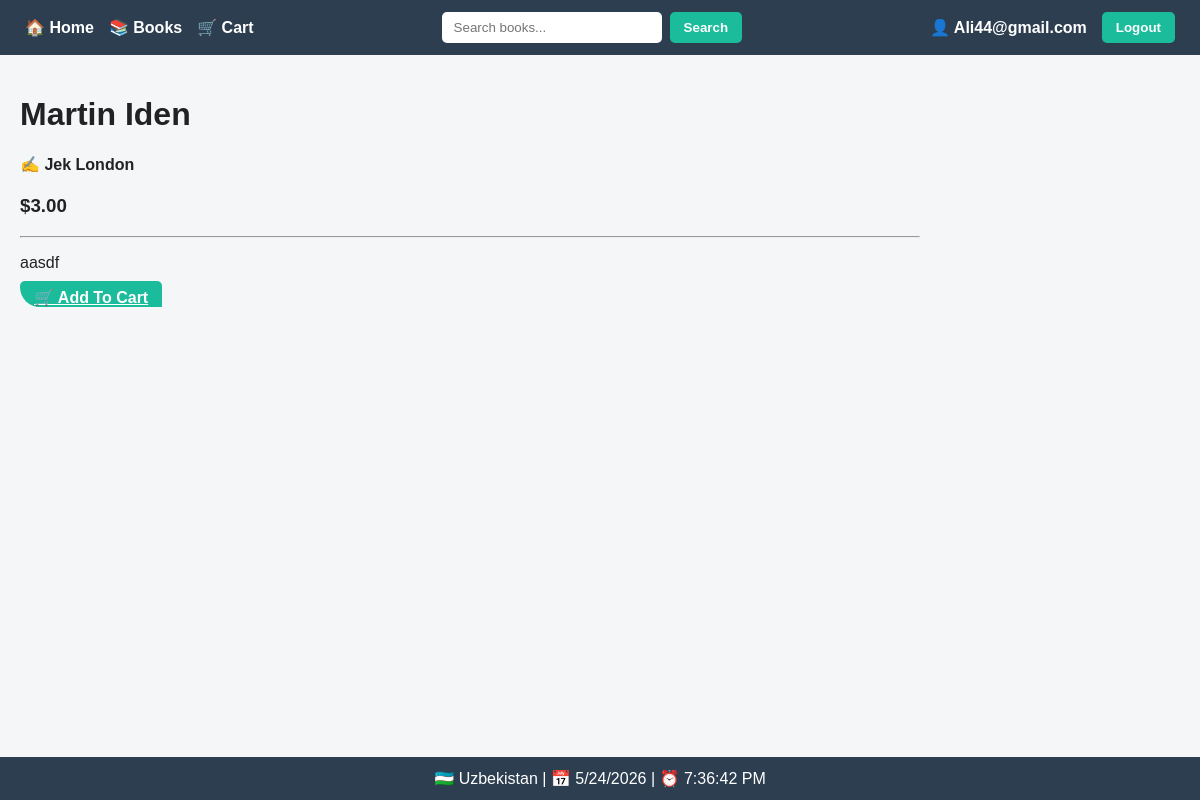
The page /books/25/ (signed in) on the database its author committed.
### books/models.py (models this page shows, shortened)
class Book(models.Model):
    title = models.CharField(max_length=255)
    author = models.CharField(max_length=255)
    image = models.ImageField(
        upload_to='books/',
        null=True,
        blank=True
    )
    price = models.DecimalField(
        max_digits=10,
        decimal_places=2
    )
    description = models.TextField(
        blank=True,
        null=True
    )
    is_deleted = models.BooleanField(default=False)

### books/views.py (the view)
@login_required
def book_detail(request, pk):
    book = get_object_or_404(Book, pk=pk, is_deleted=False)
    return render(request, 'books/book_detail.html', {
        'book': book
    })

### books/templates/books/book_detail.html (shortened to what this page needs)
{% extends 'base.html' %}
{% block content %}
<div class="container py-5">
    <div class="card shadow-lg border-0 mx-auto"
         style="max-width:900px; border-radius:20px; overflow:hidden;">
        <div class="row g-0">
            <div class="col-md-7">
                <div class="card-body p-4">
                    <h1 class="fw-bold">
                        {{ book.title }}
                    </h1>
                    <h4 class="text-muted">
                        ✍️ {{ book.author }}
                    </h4>
                    <h3 class="text-success mt-3">
                        ${{ book.price }}
                    </h3>
                    <hr>
                    <p>
                        {{ book.description }}
                    </p>
                    <a href="{% url 'add_to_cart' book.id %}"
                       class="btn btn-warning mt-3">
                        🛒 Add To Cart
                    </a>
                </div>
            </div>
        </div>
    </div>
</div>
{% endblock %}

### templates/base.html (shortened to what this page needs)
<!DOCTYPE html>
<html lang="en">
<head>
</head>
<body>
<div class="navbar">
    <div class="left">
        <a href="{% url 'home' %}">
            🏠 Home
        </a>
        <a href="{% url 'book_list' %}">
            📚 Books
        </a>
        <a href="{% url 'cart_view' %}">
            🛒 Cart
        </a>
    </div>
    <div class="search">
        <form method="get"
              action="{% url 'book_list' %}">
            <input type="text"
                   name="q"
                   placeholder="Search books...">
            <button class="btn">
                Search
            </button>
        </form>
    </div>
    <div class="right">
        {% if user.is_authenticated %}
            <span class="username">
                👤 {{ user.username }}
            </span>
            <form method="post"
                  action="{% url 'logout' %}">
                <button class="btn">
                    Logout
                </button>
            </form>
        {% endif %}
    </div>
</div>
<div class="content">
    {% block content %}
    {% endblock %}
</div>
<div class="footer">
    🇺🇿 Uzbekistan |
    📅 <span id="date"></span> |
    ⏰ <span id="time"></span>
</div>
</body>
</html>

### templates/base.html (style rules this page uses)
* { box-sizing:border-box; }
body { margin: 0; font-family: Arial, sans-serif; background: #f4f6f8; color: #222; display: flex; flex-direction: column; min-height: 100vh; }
.navbar { display: flex; justify-content: space-between; align-items: center; padding: 12px 25px; background: #2c3e50; flex-wrap: wrap; }
.left, .right { display: flex; align-items: center; gap: 15px; }
.navbar a { color: white; text-decoration: none; font-weight: bold; transition: .3s; }
.search form { display:flex; gap:8px; }
.search input { padding: 8px 12px; border-radius: 5px; border: none; outline: none; width: 220px; }
.btn { padding: 8px 14px; background: #1abc9c; border-radius: 5px; border: none; cursor: pointer; color: white; font-weight:bold; transition:.3s; }
.username { color: white; font-weight: bold; }
.content { flex: 1; padding: 20px; }
.footer { background: #2c3e50; color: white; text-align: center; padding: 12px; margin-top: auto; }

### rows shown on the page
Book: title "Martin Iden", author "Jek London", price "3.00", description "aasdf"

### other values the page prints
{{ user.username }} "Ali44@gmail.com"
